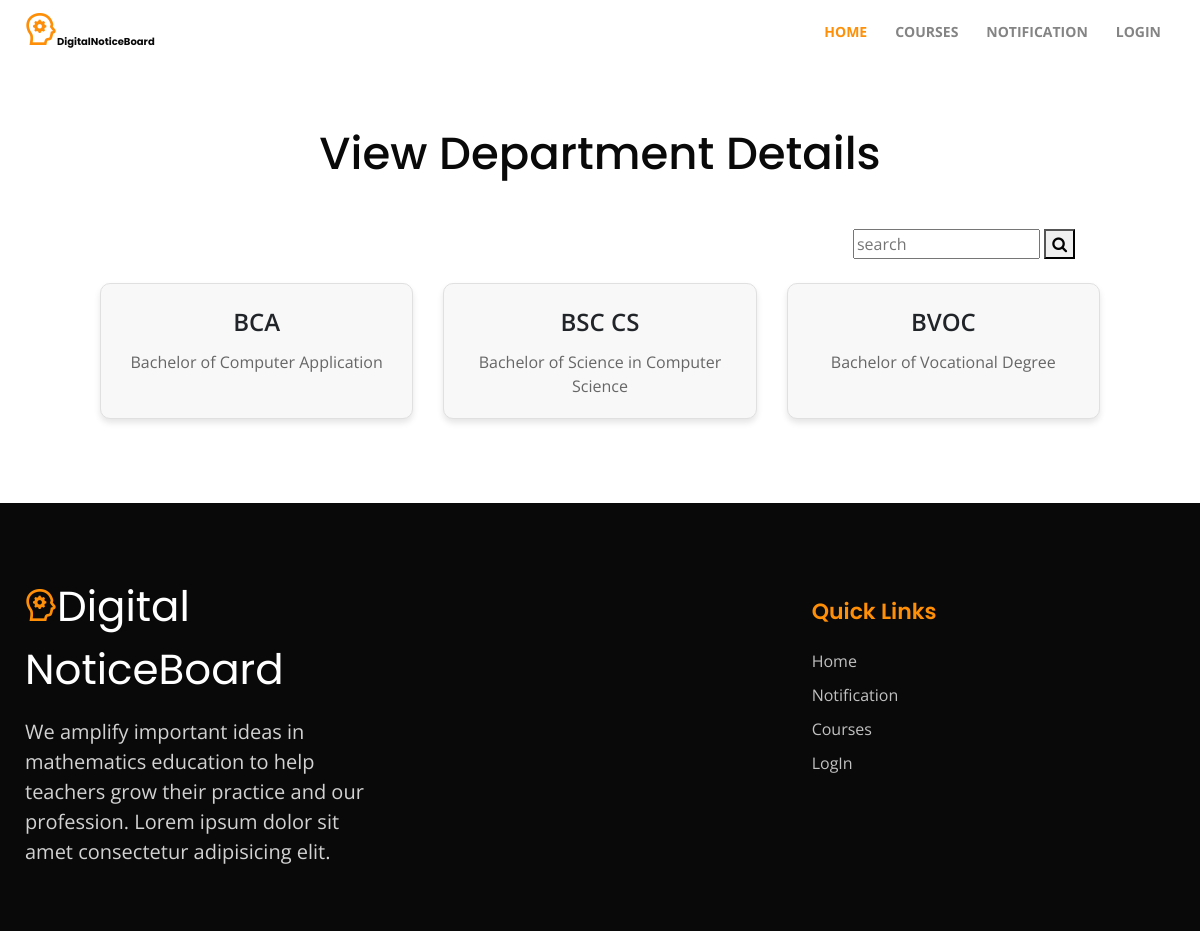
/view_department, run on the app's committed database.
### department/models.py (models this page shows, shortened)
class Departments(models.Model):
    departmentname = models.CharField(max_length=50,default='')
    description = models.CharField(max_length=200,default='')

### department/views.py (the view)
# urls.py: path('view_department',views.department_view),
def department_view(request):
    a = Departments.objects.all()
    search = request.GET.get('search','')
    if search:
        a=a.filter(Q(departmentname__icontains=search))
    return render(request,'view_department.html',{'a':a})

### department/templates/view_department.html (shortened to what this page needs)
{% extends 'layout.html' %}
{% block content %}
  <section class="w3l-contacts-12" id="contact">
    <div class="container py-5">
      <div class="contacts12-main py-md-3">
        <div class="header-section text-center">
          <h3 class="mb-md-5 mb-4">View Department Details</h3>
        </div>
        <div class="container search" style="display: flex;justify-content: flex-end; ">
          <form action="" method="GET">
              <input type="text" name="search" placeholder="search">
              <button type="submit" href="/" >
                  <i class="fa fa-search"></i>
              </button>
          </form>
      </div><br>
        <div class="department-cards-container">
          {% for i in a %}
          <div class="department-card">
            <div class="department-name">{{i.departmentname}}</div>
            <div class="department-description">{{i.description}}</div>
          </div>
          {% endfor %}
        </div>
      </div>
    </div>
  </section>
{% endblock %}

### department/templates/view_department.html (style rules this page uses)
.department-cards-container { display: flex; flex-wrap: wrap; justify-content: space-between; }
.department-card { flex-basis: calc(33.33% - 20px); border: 1px solid #e0e0e0; border-radius: 10px; margin-bottom: 20px; padding: 20px; box-shadow: 0 4px 6px rgba(0, 0, 0, 0.1); transition: box-shadow 0.3s ease; background-color: #f8f8f8; }
.department-card .department-name { font-size: 24px; font-weight: 600; margin-bottom: 10px; }
.department-card .department-description { font-size: 16px; color: #666; }

### data on the page
Departments: departmentname "BCA", description "Bachelor of Computer Application"
Departments: departmentname "BSC CS", description "Bachelor of Science in Computer Science"
Departments: departmentname "BVOC", description "Bachelor of Vocational Degree"
